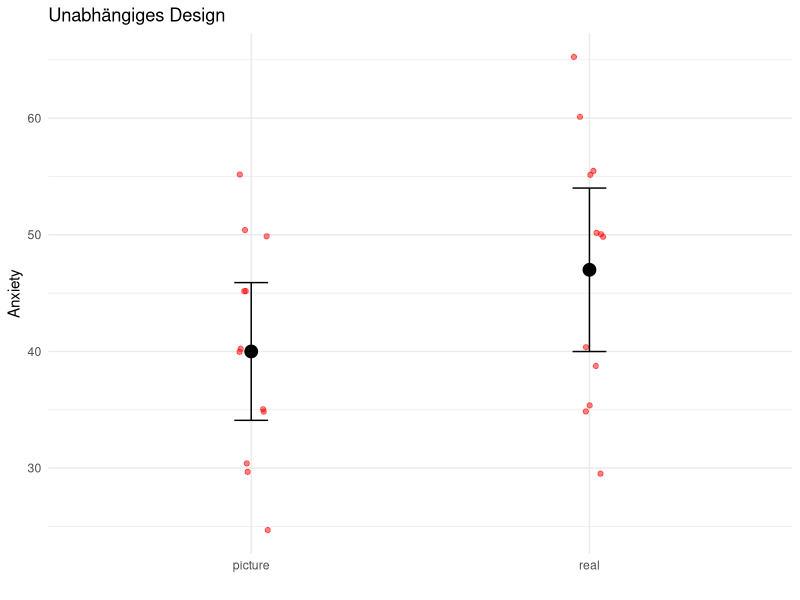
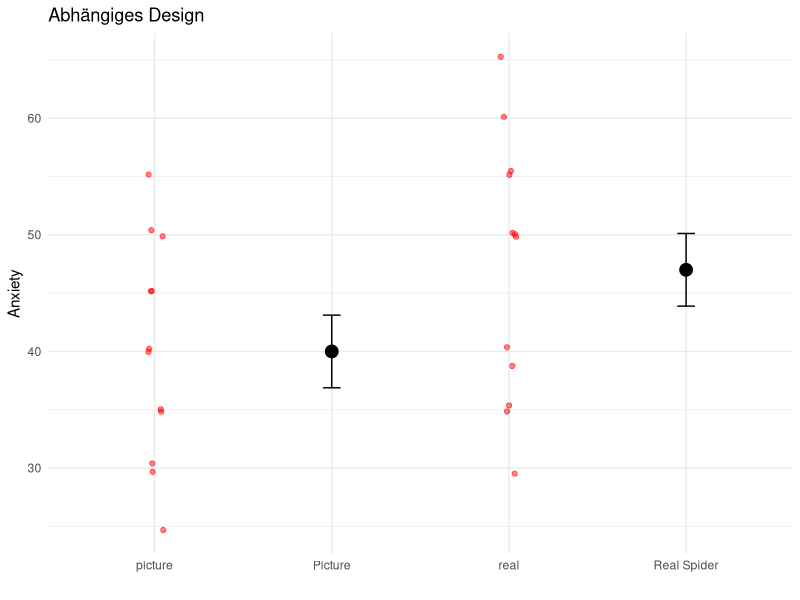
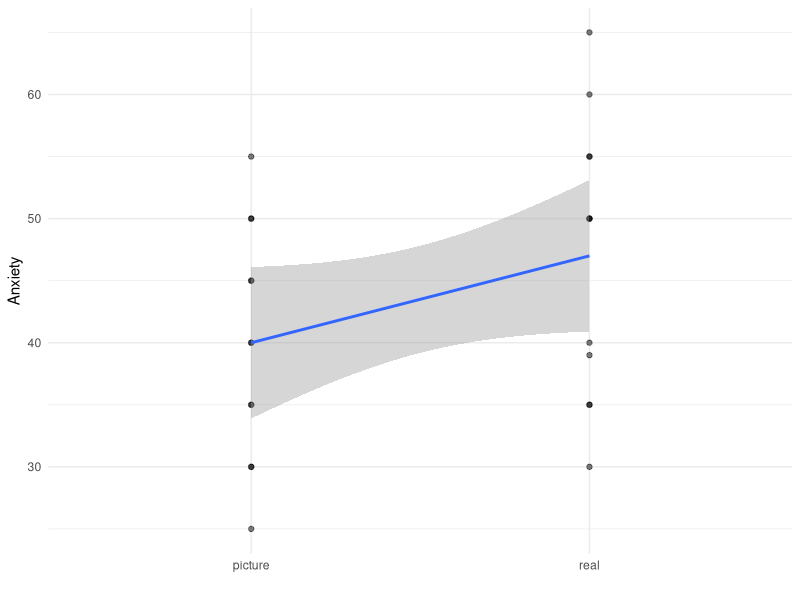

Write R code to recreate these figures, in order. (Note: this script raises an error after producing the figures.)
## ---- chunk 1
#| message: false
library(readr)
(spider = read_tsv("spider.dat"))
## ---- chunk 2
by(spider$Anxiety, spider$Group, mean)
## ---- chunk 3
#| message: false
#| echo: false
library(dplyr)
spider_stats = spider %>%
    group_by(Group) %>%
    summarize(N=length(Anxiety),
              mean=mean(Anxiety),
              sd=sd(Anxiety),
              se=sd/sqrt(N),
              ci=se*qt(0.975, N-1))

library(ggplot2)
set.seed(1)
theme_set(theme_minimal())
ggplot(spider_stats, aes(Group, mean)) +
    geom_jitter(
        data=spider,
        mapping=aes(x=Group, y=Anxiety),
        alpha=0.5,
        height=0.5,
        width=0.05,
        color="red"
    ) +
    geom_point(size=4) +
    geom_errorbar(aes(ymin=mean-ci, ymax=mean+ci), width=0.1) +
    xlab("") +
    ylab("Anxiety") +
    ggtitle("Unabhängiges Design")
## ---- chunk 4
#| message: false
library(tidyr)
spider_w = pivot_wider(
    cbind(id=rep(1:12, 2), spider),
    names_from=Group,
    values_from=Anxiety
)
spider_w$id = NULL
names(spider_w) = c("picture", "real")
spider_w
## ---- chunk 5
spider_w$mean = rowMeans(spider_w)
spider_w
## ---- chunk 6
spider_w$adj = mean(c(spider_w$picture, spider_w$real)) - spider_w$mean
spider_w
## ---- chunk 7
spider_w$picture_adj = spider_w$picture + spider_w$adj
spider_w$real_adj = spider_w$real + spider_w$adj
## ---- chunk 8
rowMeans(spider_w[, c("picture_adj", "real_adj")])
## ---- chunk 9
spider_w
## ---- chunk 10
spider_w_stats = data.frame(Group=c("Picture", "Real Spider"),
                             N=c(length(spider_w$picture_adj), length(spider_w$real_adj)),
                             mean=c(mean(spider_w$picture_adj), mean(spider_w$real_adj)),
                             sd=c(sd(spider_w$picture_adj), sd(spider_w$real_adj)))
spider_w_stats = spider_w_stats %>%
    mutate(se=sd/sqrt(N), ci=qt(0.975, N-1)*se)
set.seed(1)
ggplot(spider_w_stats, aes(Group, mean)) +
    geom_jitter(
        data=spider,
        mapping=aes(x=Group, y=Anxiety),
        alpha=0.5,
        height=0.5,
        width=0.05,
        color="red"
    ) +
    geom_point(size=4) +
    geom_errorbar(aes(ymin=mean-ci, ymax=mean+ci), width=0.1) +
    xlab("") +
    ylab("Anxiety") +
    ggtitle("Abhängiges Design")
## ---- chunk 11
model = lm(Anxiety ~ Group, data=spider)
summary(model)
## ---- chunk 12
library(ggplot2)
ggplot(spider, aes(Group, Anxiety)) +
    geom_point(alpha=0.5) +
    geom_smooth(method="lm", aes(group=1), formula="y~x") +
    xlab("")
## ---- chunk 13
mean(spider$Anxiety[spider$Group=="Picture"])
## ---- chunk 14
mean(spider$Anxiety[spider$Group=="Real Spider"])
## ---- chunk 15
model = t.test(Anxiety ~ Group, data=spider)
model
## ---- chunk 16
(model = t.test(spider_w$picture, spider_w$real))
## ---- chunk 17
t = model$statistic[[1]]
df = model$parameter[[1]]
r = sqrt(t^2 / (t^2 + df))
round(r, 3)
## ---- chunk 18
(model = t.test(Anxiety ~ Group, data=spider, paired=TRUE))
## ---- chunk 19
(model = t.test(spider_w$picture, spider_w$real, paired=TRUE))
## ---- chunk 20
t = model$statistic[[1]]
df = model$parameter[[1]]
r = sqrt(t^2 / (t^2 + df))
round(r, 3)
